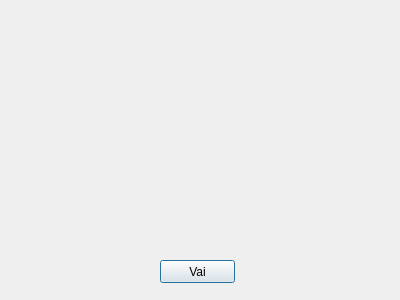
<?xml version="1.0" encoding="UTF-8"?>
<ui version="4.0">
 <class>Dialog</class>
 <widget class="QDialog" name="Dialog">
  <property name="windowModality">
   <enum>Qt::NonModal</enum>
  </property>
  <property name="enabled">
   <bool>true</bool>
  </property>
  <property name="geometry">
   <rect>
    <x>0</x>
    <y>0</y>
    <width>400</width>
    <height>300</height>
   </rect>
  </property>
  <property name="windowTitle">
   <string>Dialog</string>
  </property>
  <widget class="QPushButton" name="pushButtonVai">
   <property name="geometry">
    <rect>
     <x>160</x>
     <y>260</y>
     <width>75</width>
     <height>23</height>
    </rect>
   </property>
   <property name="text">
    <string>Vai</string>
   </property>
  </widget>
 </widget>
 <layoutdefault spacing="6" margin="11"/>
 <resources/>
 <connections/>
</ui>
